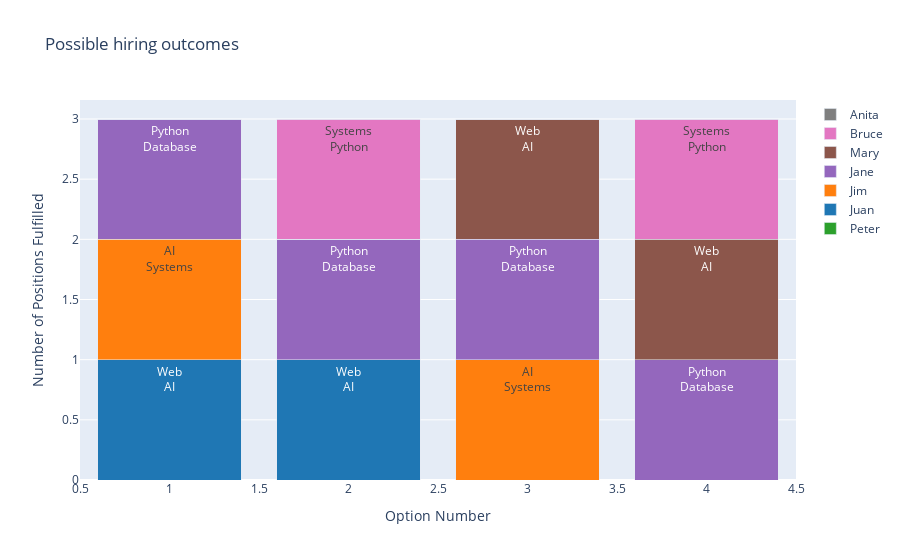

The notebook cell saved with this chart:
### Markdown cell above
# Scenario 1 - Task 2
### Creating an iteractive visualisation, with the possibility to add or remove a person by the captions beside the graph, as well as visualisation of roles while on hoover on top of stacks

### Code cell
# imports
import numpy as np
import plotly.graph_objs as go

# defining people and their skills
people = {
    'Peter': ['Python', 'AI'],
    'Juan': ['Web', 'AI'],
    'Jim': ['AI', 'Systems'],
    'Jane': ['Python', 'Database'],
    'Mary': ['Web', 'AI'],
    'Bruce': ['Systems', 'Python'],
    'Anita': ['Photoshop', 'AI']
}

# defining positions needed
positions = {
    'Python Programmer': 2,
    'AI Engineer': 2,
    'Web Designer': 1,
    'Database Admin': 1,
    'Systems Engineer': 1
}

# solutions
solutions = [
    ('Juan', 'Jim', 'Jane'),
    ('Juan', 'Jane', 'Bruce'),
    ('Jim', 'Jane', 'Mary'),
    ('Jane', 'Mary', 'Bruce')
]

# all people involved list
all_people = list(people.keys())

# matrix to hold positions for each person across different solutions
positions_matrix = np.zeros((len(all_people), len(solutions)))

# loop to fill up the matrix with the positions fulfilled by each person across options
for i, person in enumerate(all_people):
    for j, solution in enumerate(solutions):
        positions_count = sum([1 for role in solution if role == person])
        positions_matrix[i, j] = positions_count

# creation of a list of strings, by joing 'people' dictionary based on the keys obtained by all_people
data = []
bottom = np.zeros(len(solutions))

hover_text = [
    "<br>".join(people[all_people[i]]) for i in range(len(all_people))
]

# define colors for each person
colors = ['rgb(44, 160, 44)', 'rgb(31, 119, 180)', 'rgb(255, 127, 14)',
          'rgb(148, 103, 189)', 'rgb(140, 86, 75)', 'rgb(227, 119, 194)', 'rgb(127, 127, 127)']

# plot
for i, person in enumerate(all_people):
    trace = go.Bar(
        x=np.arange(len(solutions)) + 1,
        y=positions_matrix[i, :],
        name=person,
        text=hover_text[i],
        hoverinfo='text',
        marker=dict(color=colors[i]),
        base=bottom
    )
    bottom += positions_matrix[i, :]
    data.append(trace)

# plot
layout = go.Layout(
    title='Possible hiring outcomes',
    xaxis=dict(title='Option Number'),
    yaxis=dict(title='Number of Positions Fulfilled'),
    barmode='stack'
)

# plot
fig = go.Figure(data=data, layout=layout)
fig.show()

### Figure 1 — Plotly figure (JSON) as saved in the notebook; plotly's stock layout.template omitted (floating-point values rounded to 4 significant figures)
{"data": [{"base": [0, 0, 0, 0], "hoverinfo": "text", "marker": {"color": "rgb(44, 160, 44)"}, "name": "Peter", "text": "Python<br>AI", "type": "bar", "x": [1, 2, 3, 4], "y": [0, 0, 0, 0]}, {"base": [0, 0, 0, 0], "hoverinfo": "text", "marker": {"color": "rgb(31, 119, 180)"}, "name": "Juan", "text": "Web<br>AI", "type": "bar", "x": [1, 2, 3, 4], "y": [1, 1, 0, 0]}, {"base": [1, 1, 0, 0], "hoverinfo": "text", "marker": {"color": "rgb(255, 127, 14)"}, "name": "Jim", "text": "AI<br>Systems", "type": "bar", "x": [1, 2, 3, 4], "y": [1, 0, 1, 0]}, {"base": [2, 1, 1, 0], "hoverinfo": "text", "marker": {"color": "rgb(148, 103, 189)"}, "name": "Jane", "text": "Python<br>Database", "type": "bar", "x": [1, 2, 3, 4], "y": [1, 1, 1, 1]}, {"base": [3, 2, 2, 1], "hoverinfo": "text", "marker": {"color": "rgb(140, 86, 75)"}, "name": "Mary", "text": "Web<br>AI", "type": "bar", "x": [1, 2, 3, 4], "y": [0, 0, 1, 1]}, {"base": [3, 2, 3, 2], "hoverinfo": "text", "marker": {"color": "rgb(227, 119, 194)"}, "name": "Bruce", "text": "Systems<br>Python", "type": "bar", "x": [1, 2, 3, 4], "y": [0, 1, 0, 1]}, {"base": [3, 3, 3, 3], "hoverinfo": "text", "marker": {"color": "rgb(127, 127, 127)"}, "name": "Anita", "text": "Photoshop<br>AI", "type": "bar", "x": [1, 2, 3, 4], "y": [0, 0, 0, 0]}], "layout": {"barmode": "stack", "title": {"text": "Possible hiring outcomes"}, "xaxis": {"title": {"text": "Option Number"}}, "yaxis": {"title": {"text": "Number of Positions Fulfilled"}}}}
